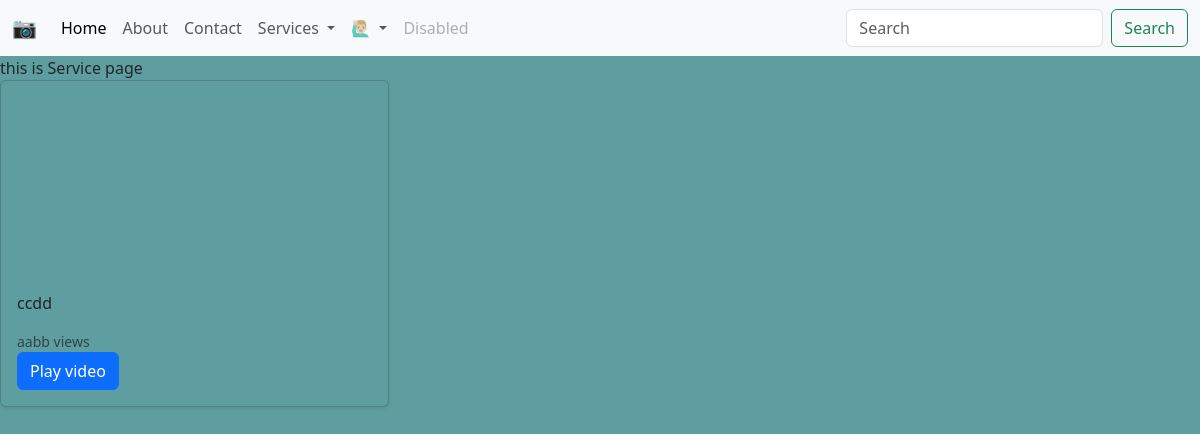
The app's page /service, older data.
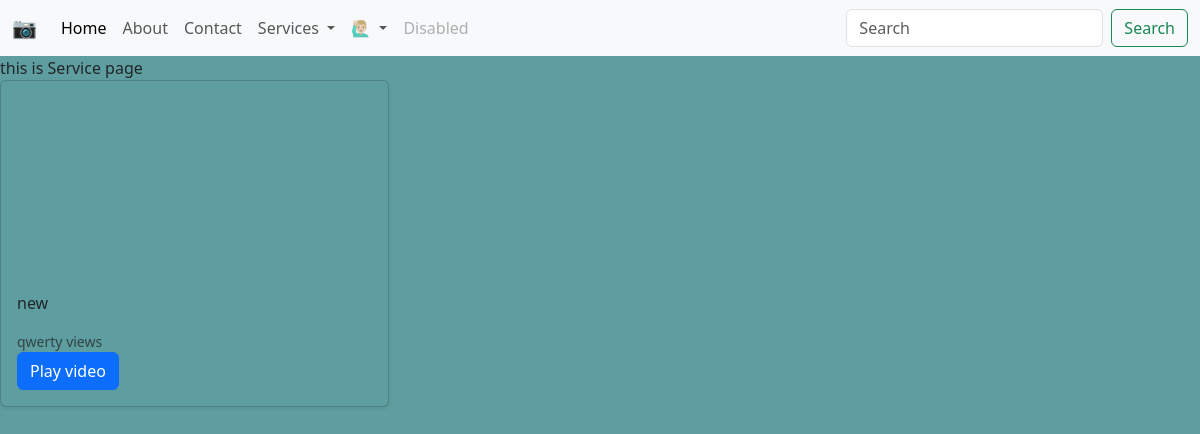
The same page, newer data.
### home/models.py (models this page shows, shortened)
class Video(models.Model):
    title = models.CharField(max_length=100)
    description = models.TextField()
    upload_date = models.DateTimeField(auto_now_add=True)
    file = models.FileField(upload_to='videos/', validators=[FileExtensionValidator(allowed_extensions=['mp4', 'avi', 'mov'])])

### home/views.py (the view)
# urls.py: path("service", views.service, name='service'),
def service(request):
    videos = Video.objects.all()
    return render(request,'service.html',{'videos': videos})

### templates/service.html (shortened to what this page needs)
{% extends "base.html" %}
{% block body %}
this is Service page
<main>
  <div class="row row-cols-1 row-cols-sm-2 row-cols-md-3 g-3">
    {% for video_item in videos %}
    <div class="col">
      <div class="card shadow-sm" tabindex="4">
        <video src="{{ video_item.file.url }}" class="thumbnail-video">
        </video>
        <div class="card-body">
          <p class="card-text">{{ video_item.description }}</p>
          <div class="d-flex justify-content-between align-items-center">
            <small class="text-body-secondary">{{ video_item.title }} views</small>
          </div>
          <button type="button" class="btn btn-primary play-video" data-bs-toggle="modal"
            data-bs-target="#staticBackdrop" data-video-src="{{ video_item.file.url }}"
            data-video-title="{{ video_item.title }}" data-video-description="{{ video_item.description }}">
            Play video
          </button>
        </div>
      </div>
    </div>
    {% endfor %}
  </div>
</main>
{% endblock body %}

Row changes from the older to the newer data that the page shows:
removed Video: description "ccdd", title "aabb"
added Video: description "new", title "qwerty"
